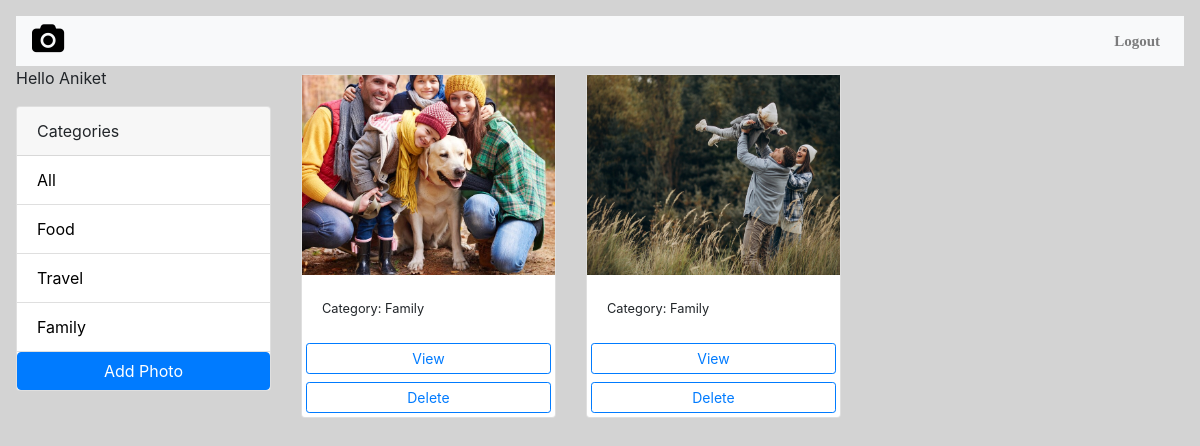
Screenshot of /gallery/?category=Family (signed in) with the database file from the repository.
### Photo_Album_Application/models.py (models this page shows, shortened)
class Category(models.Model):
    class Meta:
        verbose_name = 'Category'
        verbose_name_plural = 'Categories'
    user = models.ForeignKey(
        User, on_delete=models.SET_NULL, null=True, blank=True)
    name = models.CharField(max_length=100, null=False, blank=False)

class Photo(models.Model):
    class Meta:
        verbose_name = 'Photo'
        verbose_name_plural = 'Photos'
    category = models.ForeignKey(
        Category, on_delete=models.SET_NULL, null=True, blank=True)
    image = models.ImageField(null=False, blank=False)
    description = models.TextField()

### Photo_Album_Application/views.py (the view)
# urls.py: path('gallery/', views.gallery, name='gallery'),
def gallery(request):
    user = request.user
    print(user, " gallery")
    category = request.GET.get('category')
    if category == None:
        photos = Photo.objects.filter(category__user=user)
    else:
        photos = Photo.objects.filter(
            category__name=category, category__user=user)
    categories = Category.objects.filter(user=user)
    context = {'categories': categories, 'photos': photos}
    return render(request, 'gallery.html', context)

### Photo_Album_Application/templates/gallery.html (shortened to what this page needs)
<!DOCTYPE html>
<html lang="en">
<head>
    <link href="https://stackpath.bootstrapcdn.com/bootstrap/4.5.2/css/bootstrap.min.css" rel="stylesheet">
    <link rel="stylesheet" href="https://cdnjs.cloudflare.com/ajax/libs/font-awesome/4.7.0/css/font-awesome.min.css">
    <link href="https://stackpath.bootstrapcdn.com/bootstrap/4.5.2/css/bootstrap.min.css" rel="stylesheet">
    <link rel="stylesheet" href="https://cdnjs.cloudflare.com/ajax/libs/font-awesome/4.7.0/css/font-awesome.min.css">
    {% load static %}
</head>
<body>
    <nav class="navbar navbar-expand-lg navbar-light bg-light">
        <a class="navbar-brand" href="{%url 'home'%}"><i class="fa fa-camera" style="font-size:30px;color:black"></i></a>
        <div class="collapse navbar-collapse" id="navbarNav">
            <ul class="navbar-nav ml-auto">
                <li class="nav-item active">
                <li class="nav-item">
                    <a class="nav-link" href="{% url 'login'%}"><b>Logout</b></a>
                </li>
            </ul>
        </div>
    </nav>
    <body class="m-3">
    <div class="container">
        <div class="row">
            <div class="col-md-3">
                {% if request.user.is_authenticated %}
                <p>Hello {{request.user}}</p>
                {% endif %}
                <div class="card my-3">
                    <div class="card-header">
                        Categories
                    </div>
                    <ul class="list-group list-group-flush">
                        <li class="list-group-item">
                            <a href="{% url 'gallery' %}">All</a>
                        </li>
                        {% for category in categories %}
                        <li class=" list-group-item">
                            <a href="{% url 'gallery' %}?category={{category.name}}">
                                {{category.name}}
                            </a>
                        </li>
                        {% endfor %}
                        <a href="{% url 'add' %}" class="btn btn-primary btn-block ">Add Photo</a>
                    </ul>
                </div>
            </div>
            <div class="col-md-9">
                <div class="row">
                    {% for photo in photos %}
                    <div class="col-md-4">
                        <div class="card my-2">
                            <img class="image-thumbail" src="{{photo.image.url}}" alt="Card image cap">
                            <div class="card-body">
                                <small>Category: {{photo.category.name}}</small>
                            </div>
                            <a href="{% url 'photo' photo.id %}" class="btn btn-outline-primary btn-sm m-1">View</a>
                            <a class="btn btn-outline-primary btn-sm m-1" onclick ="delete_photo()">Delete</a>
                        </div>
                    </div>
                    {% empty %}
                    <h3>No photos</h3>
                    {% endfor %}
                </div>
            </div>
        </div>
    </div>
</body>
<link rel='stylesheet' href='https://cdn.jsdelivr.net/npm/sweetalert2@7.12.15/dist/sweetalert2.min.css'></link>
</html>

### Photo_Album_Application/templates/gallery.html (style rules this page uses)
.image-thumbail { height: 200px; object-fit: cover; }
.list-group-item a { text-decoration: none; color: black; }
.navbar { font-family: Times, serif, Arial Black; font-size: 15px; background-color: grey; height: 60px; text-align: center; text-decoration: none; }
.navbar { font-family: Georgia, serif, Arial Black; font-size: 15px; background-color: black; height: 50px; text-align: center; text-decoration: none; }
body { background-color: lightgrey; }
.container { margin-left: -15px; }

### rows the page displays
Category: name "Food"
Category: name "Travel"
Category: name "Family"
Photo: image (picture), category.name "Family"
Photo: image (picture), category.name "Family"

### other values shown
{{ request.user }} "Aniket"
